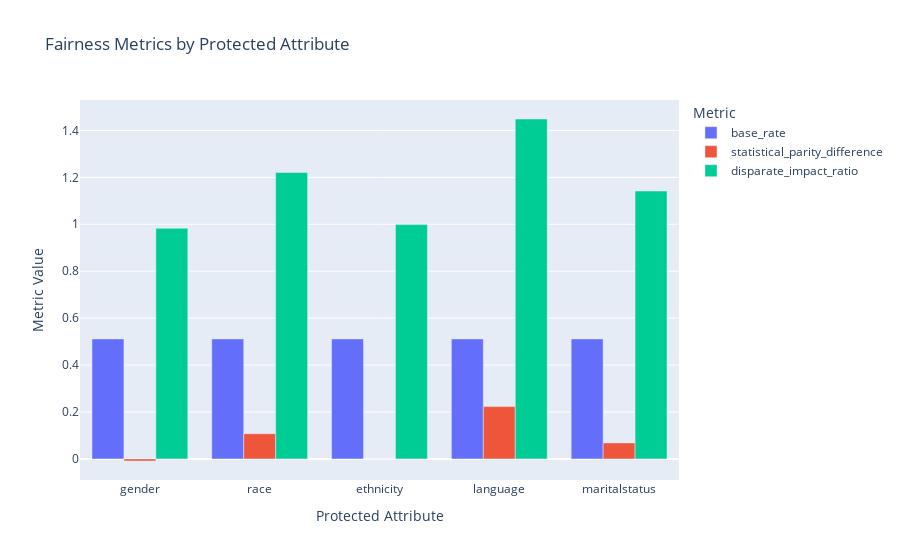

The notebook cell this image was saved under:
### Code cell
df_metrics = pd.DataFrame(all_metrics)
df_melted = df_metrics.melt(id_vars='attribute', var_name='metric', value_name='value')
df_melted = df_melted.dropna(subset=['value'])
fig = go.Figure()

for metric_name in df_melted['metric'].unique():
    if metric_name == 'attribute':
        continue
    df_metric = df_melted[df_melted['metric'] == metric_name]
    fig.add_trace(go.Bar(
        x=df_metric['attribute'],
        y=df_metric['value'],
        name=metric_name
    ))

fig.update_layout(
    barmode='group',
    title='Fairness Metrics by Protected Attribute',
    xaxis_title='Protected Attribute',
    yaxis_title='Metric Value',
    legend_title='Metric'
)

fig.show()

### Figure 1 — Plotly figure (JSON) as saved in the notebook; plotly's stock layout.template omitted (floating-point values rounded to 4 significant figures)
{"data": [{"name": "base_rate", "type": "bar", "x": ["gender", "race", "ethnicity", "language", "maritalstatus"], "y": [0.5115, 0.5115, 0.5115, 0.5115, 0.5115]}, {"name": "statistical_parity_difference", "type": "bar", "x": ["gender", "race", "ethnicity", "language", "maritalstatus"], "y": [-0.008874, 0.1073, -0.0006943, 0.2229, 0.06834]}, {"name": "disparate_impact_ratio", "type": "bar", "x": ["gender", "race", "ethnicity", "language", "maritalstatus"], "y": [0.9828, 1.22, 0.9986, 1.449, 1.142]}], "layout": {"barmode": "group", "legend": {"title": {"text": "Metric"}}, "title": {"text": "Fairness Metrics by Protected Attribute"}, "xaxis": {"title": {"text": "Protected Attribute"}}, "yaxis": {"title": {"text": "Metric Value"}}}}
